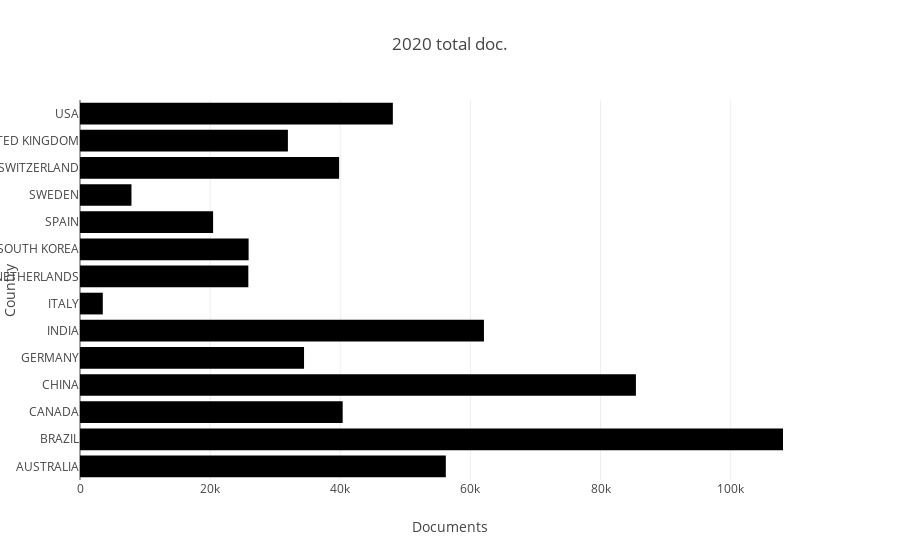

Write notebook code for a chart like this one.
### Markdown cell above
##### Plotly Visualization

### Code cell
# 2020 total document visualization
import plotly.express as px

df_2020 = df[df['Year'] == 2020]

bar_2020 = px.bar(
    df_2020,
    x='Documents',
    y='Country',
    title='2020 total doc.'
)

bar_2020.show()

### Figure 1 — Plotly figure (JSON) as saved in the notebook; plotly's stock layout.template omitted (floating-point values rounded to 4 significant figures)
{"data": [{"hovertemplate": "Documents=%{x}<br>Country=%{y}<extra></extra>", "legendgroup": "", "marker": {"color": "#000001", "pattern": {"shape": ""}}, "name": "", "orientation": "h", "showlegend": false, "textposition": "auto", "type": "bar", "x": [56223, 108043, 40369, 85439, 34432, 62083, 3503, 25870, 25914, 20456, 7907, 39819, 31952, 48082], "xaxis": "x", "y": ["AUSTRALIA", "BRAZIL", "CANADA", "CHINA", "GERMANY", "INDIA", "ITALY", "NETHERLANDS", "SOUTH KOREA", "SPAIN", "SWEDEN", "SWITZERLAND", "UNITED KINGDOM", "USA"], "yaxis": "y"}], "layout": {"barmode": "relative", "legend": {"tracegroupgap": 0}, "title": {"text": "2020 total doc."}, "xaxis": {"anchor": "y", "domain": [0, 1], "title": {"text": "Documents"}}, "yaxis": {"anchor": "x", "domain": [0, 1], "title": {"text": "Country"}}}}
